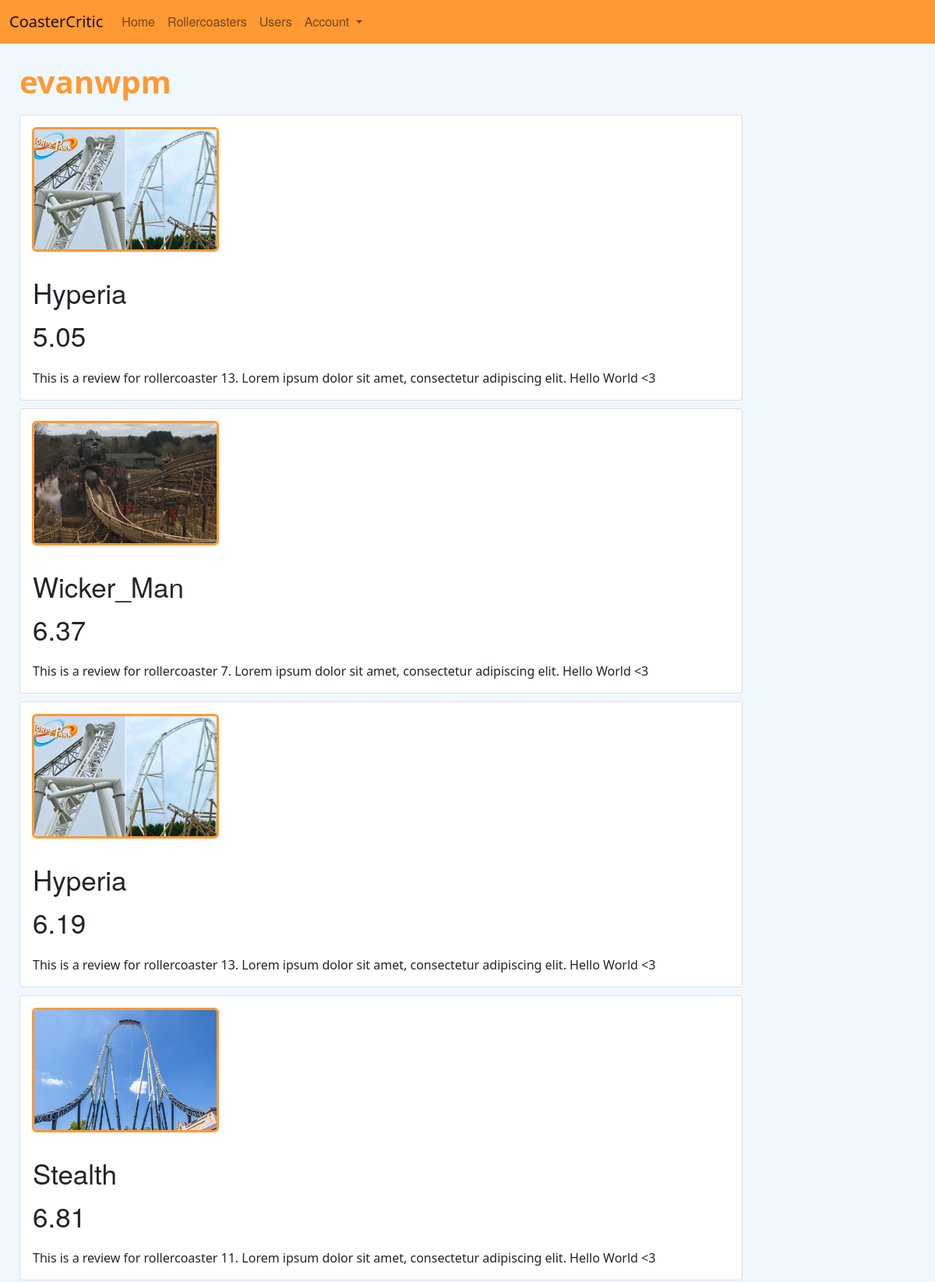
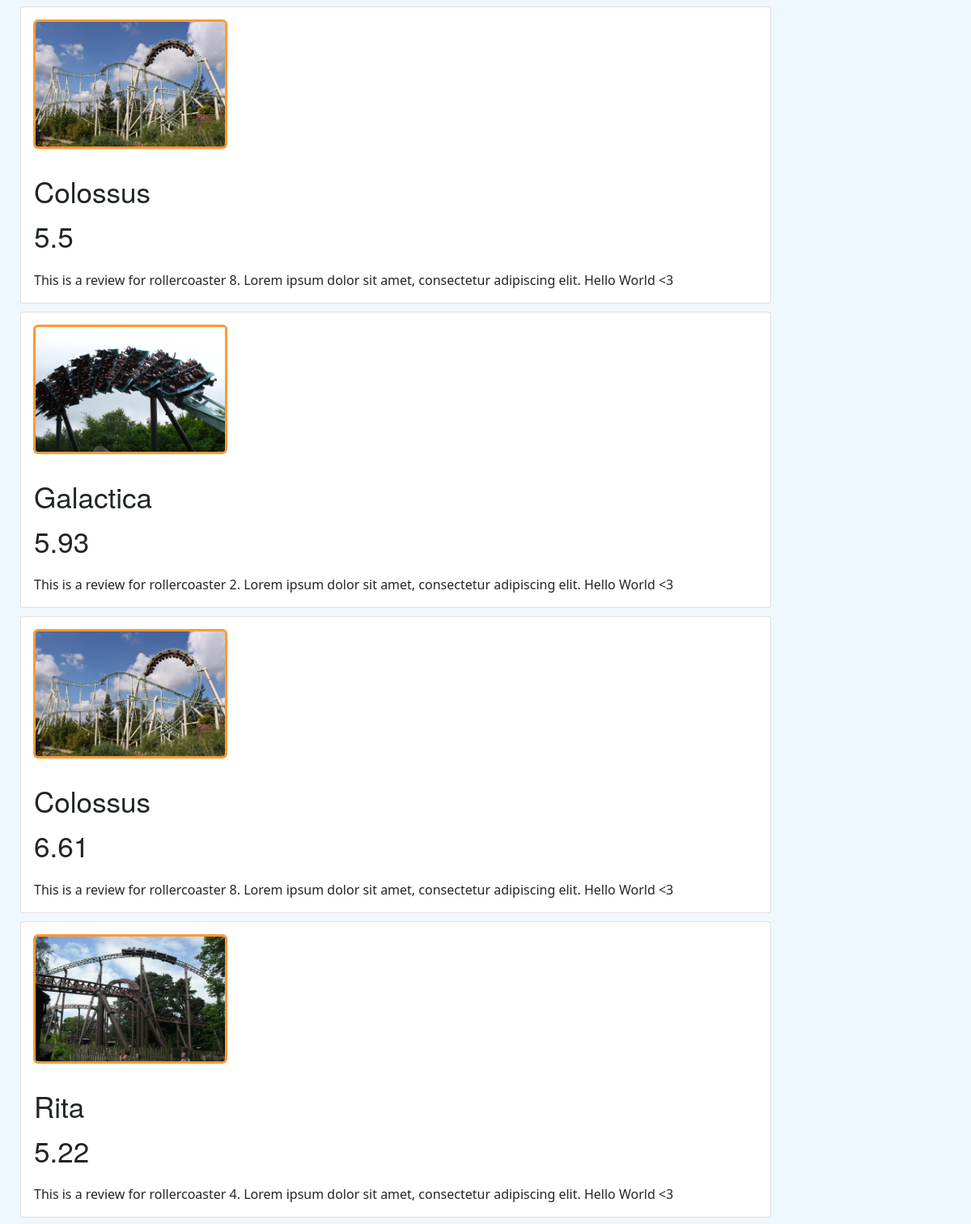
The app's page /profile/1 (upper part) with its own data (2 pictures, top to bottom).
### app/models.py (models this page shows)
class User(UserMixin, db.Model):
    id = db.Column(db.Integer, primary_key=True)
    password = db.Column(db.String(100))
    name = db.Column(db.String(100))

class Review(db.Model):
    id = db.Column(db.Integer, primary_key=True)
    user_id = db.Column(db.Integer, db.ForeignKey('user.id'), nullable=False)
    rollercoaster_id = db.Column(db.Integer, db.ForeignKey('rollercoaster.id'), nullable=False)
    rating = db.Column(db.Float)
    review_text = db.Column(db.String(400))

class Rollercoaster(db.Model):
    id = db.Column(db.Integer, primary_key=True)
    name = db.Column(db.String(100))
    year = db.Column(db.Integer)
    height = db.Column(db.Float)
    length = db.Column(db.Float)
    manufacturer = db.Column(db.String(100))
    model = db.Column(db.String(100))
    inversions = db.Column(db.Integer)
    speed = db.Column(db.Float)

### app/main.py (the view)
@main.route('/profile/<user_id>')
def view_profile(user_id):
    user = models.User.query.get(user_id)
    if user:
        db_query = (
            db.session.query(models.Review, models.Rollercoaster)
            .join(models.Rollercoaster, models.Review.rollercoaster_id == models.Rollercoaster.id)
            .filter(models.Review.user_id == user_id)
            .all()
        )
        return render_template('profile.html', user=user, reviews=db_query)
    else:
        return redirect(url_for('main.four_o_four'))

### app/templates/profile.html
{% extends "base.html" %}
{% block content %}
<div class="page_container_v" style="padding-left: 10px;">
  <h1 class="title" style="font-weight:bold; color: #FF9933;">
    {{ user.name }}
  </h1>
  {% for review in reviews %}
  <div class="card" style="width: 80%;" onclick="open_review({{review[0].id}})">
    <img class="card-img-top rollercoaster_card_img" src="/static/assets/{{ review[1].id }}.jpg">
    <div class="card-body">
      <h5 style="font-size: 35px; font-family: Walfork,Walsheim,Helvetica Neue,Helvetica,Arial,sans-serif;" class="card-title">{{ review[1].name}}</h5>
      <p style="font-size: 35px; font-family: Walfork,Walsheim,Helvetica Neue,Helvetica,Arial,sans-serif;" class="card-text"> {{ review[0].rating }}</p>
      <p class="card-text">{{ review[0].review_text}}</p>
    </div>
  </div>
  {% endfor %}
</div>
{% endblock %}

### app/templates/base.html (shortened to what this page needs)
<html>
<head>
    <link href="https://cdn.jsdelivr.net/npm/bootstrap@5.1.3/dist/css/bootstrap.min.css" rel="stylesheet"
>
    <link rel="stylesheet" href="/static/styles.css">
</head>
<body>
    <div>
        <nav class="navbar sticky-top navbar-expand-lg navbar-light bg-light mynavbar">
            <div class="container-fluid">
                <a class="navbar-brand" href="{{url_for('main.index')}}">CoasterCritic</a>
                <div class="collapse navbar-collapse" id="navbarSupportedContent">
                    <ul class="navbar-nav me-auto mb-2 mb-lg-0">
                        <li class="nav-item">
                            <a class="nav-link font-test" href="{{url_for('main.index')}}">Home</a>
                        </li>
                        <li class="nav-item">
                            <a class="nav-link font-test" href="{{url_for('main.view_rollercoasters')}}">Rollercoasters</a>
                        </li>
                        <li class="nav-item">
                            <a class="nav-link font-test" href="{{url_for('main.view_users')}}">Users</a>
                        </li>
                        <li class="nav-item dropdown">
                            <a class="nav-link dropdown-toggle font-test" href="#" id="navbarDropdown" role="button" data-bs-toggle="dropdown" aria-expanded="false">
                                Account
                              </a>
                        </li>
                    </ul>
                </div>
            </div>
        </nav>
        {% block content %}{% endblock %}
    </div>
</body>
</html>

### app/static/styles.css (style rules this page uses)
.page_container_v { display: flex; flex-direction: column; gap: 10px; padding-top: 10px; flex-grow: 1; margin: 15px; }
.font-test { font-family: Walfork,Walsheim,Helvetica Neue,Helvetica,Arial,sans-serif; }
body { background-color: aliceblue; }
.mynavbar { background-color: #ff9933 !important; }
.rollercoaster_card_img { width: 15rem; height: 10rem; margin: 15px; border-radius: 6px; border-color: #FF9933; border-style: solid; object-fit: cover; }

### records on screen
User: name "evanwpm"
Review: name "Hyperia", rating "5.05", review_text "This is a review for rollercoaster 13. Lorem ipsum dolor sit amet, consectetur adipiscing elit. Hello World <3"
Review: {{ review[0].id }} 8 (drawn), shows a picture, name "Wicker_Man", rating "6.37", review_text "This is a review for rollercoaster 7. Lorem ipsum dolor sit amet, consectetur adipiscing elit. Hello World <3"
Review: name "Hyperia", rating "6.19", review_text "This is a review for rollercoaster 13. Lorem ipsum dolor sit amet, consectetur adipiscing elit. Hello World <3"
Review: shows a picture, name "Stealth", rating "6.81", review_text "This is a review for rollercoaster 11. Lorem ipsum dolor sit amet, consectetur adipiscing elit. Hello World <3"
Review: name "Colossus", rating "5.5", review_text "This is a review for rollercoaster 8. Lorem ipsum dolor sit amet, consectetur adipiscing elit. Hello World <3"
Review: shows a picture, name "Galactica", rating "5.93", review_text "This is a review for rollercoaster 2. Lorem ipsum dolor sit amet, consectetur adipiscing elit. Hello World <3"
Review: name "Colossus", rating "6.61", review_text "This is a review for rollercoaster 8. Lorem ipsum dolor sit amet, consectetur adipiscing elit. Hello World <3"
Review: shows a picture, name "Rita", rating "5.22", review_text "This is a review for rollercoaster 4. Lorem ipsum dolor sit amet, consectetur adipiscing elit. Hello World <3"
